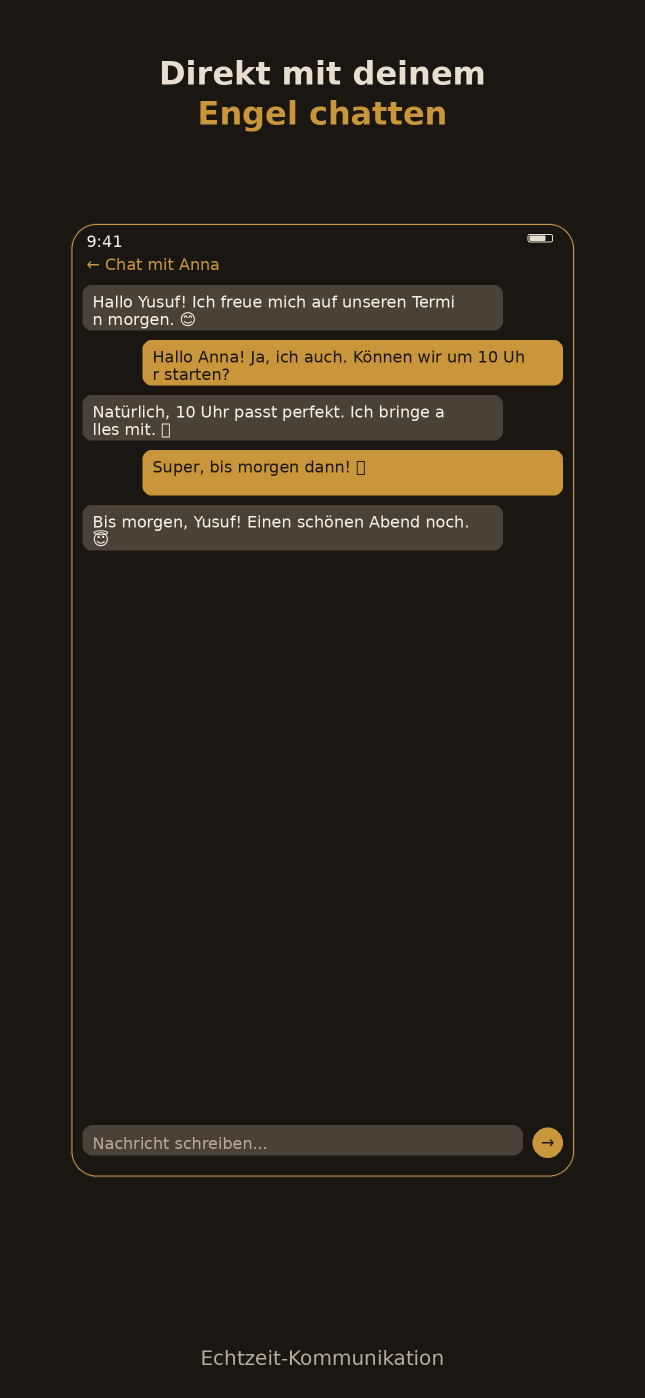
#> input picture marketing/app-store-screenshots/screenshot-3-chat.png, 1290 x 2796 px, found by its file name (shown at 1/2 size)
$ python -i v28_mehr.py   (imports and definitions only)
#> lines starting #> are read from the running program, lines starting #| are printed output that depends on the picture
#!/usr/bin/env python3
"""V28 MEHR: 5 brand-new TikTok videos with fresh clips, enhanced effects."""
import os,shutil,subprocess,sys,math
from PIL import Image,ImageDraw,ImageFont,ImageFilter

W,H=1080,1920; FPS=30
BASE="/Users/work/alltagsengel"
CLIPS=os.path.join(BASE,"_clips_v28")
SRC=os.path.join(BASE,"social-media-grafiken")
SCREENS=os.path.join(BASE,"app-store-screenshots")
OUT=os.path.join(BASE,"social-media-grafiken/tiktok-v28")
TMP=os.path.join(BASE,"_tmp_v28")

GOLD=(201,150,60);GOLD_L=(219,168,74);CREAM=(245,240,230)
WHITE=(255,255,255);RED=(200,60,50);DARK=(13,10,8)

def _f(sz):
#> called with sz = 68
    for p in ["/System/Library/Fonts/Supplemental/Georgia.ttf","/System/Library/Fonts/Helvetica.ttc"]:
        if os.path.exists(p): return ImageFont.truetype(p,sz)
    return ImageFont.load_default()
def _s(sz):
#> called with sz = 44
    for p in ["/System/Library/Fonts/Helvetica.ttc"]:
        if os.path.exists(p): return ImageFont.truetype(p,sz)
    return ImageFont.load_default()

FH=_f(68);FHS=_f(52);FB=_s(44);FBB=_s(44);FSM=_s(34);FC=_s(52)
FU=_f(48);FBG=_f(120);FBR=_s(26);FHOOK=_f(74);FNUM=_f(90)

# ── helpers ──
def ease(t):return 1-(1-min(max(t,0),1))**3
# [12 lines left out: functions ease_bounce, fin, sup, not called in this run]
def col(c,a):return tuple(int(v*a) for v in c)
def pulse(f,s,speed=0.15):
    if f<s:return 1.0
    return 1.0+0.08*math.sin((f-s)*speed)
def darken(img,a=0.42):return Image.blend(img,Image.new("RGB",(W,H),(0,0,0)),1-a)

# [8 lines left out: functions grad_bot, grad_top, not called in this run]
def prep(img):return grad_bot(grad_top(img))

# [27 lines left out: functions shtext, shtext_left, logo, cta, not called in this run]

def load_screen(name):
    img=Image.open(os.path.join(SCREENS,name)).convert("RGB")
#> img is the input picture: PIL image 1290x2796 RGB; mean R, G, B 40, 33.4, 24.8
    r=max(W/img.width,H/img.height)
#> r = 0.837
    img=img.resize((int(img.width*r),int(img.height*r)),Image.LANCZOS)
#> img: PIL image 1080x2340 RGB
    l=(img.width-W)//2;t=(img.height-H)//2
#> after `l = (img.width - W) // 2`: l = 0
#> after `t = (img.height - H) // 2`: t = 210
    return img.crop((l,t,l+W,t+H))
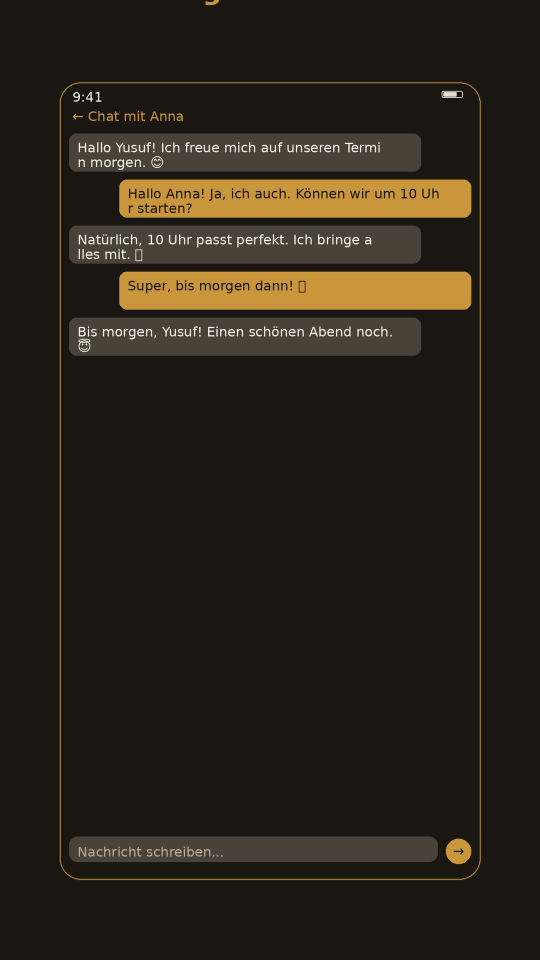
#> returned value: PIL image 1080x1920 RGB (shown at 1/2 size); mean R, G, B 41.3, 34.3, 25.1

# ── clip extraction ──
_ec=[0]
# [10 lines left out: function ext, not called in this run]

def vf(frames,idx):return Image.open(frames[idx%len(frames)]).convert("RGB")

# ── extract fresh clips from source REELS ──
# [616 lines left out: functions extract_fresh_clips, make_v28a, make_v28b, make_v28c, make_v28d, make_v28e and 2 more, not called in this run]

# [1 line not run here, left out]

>>> result = load_screen('../app-store-screenshots/screenshot-3-chat.png')
